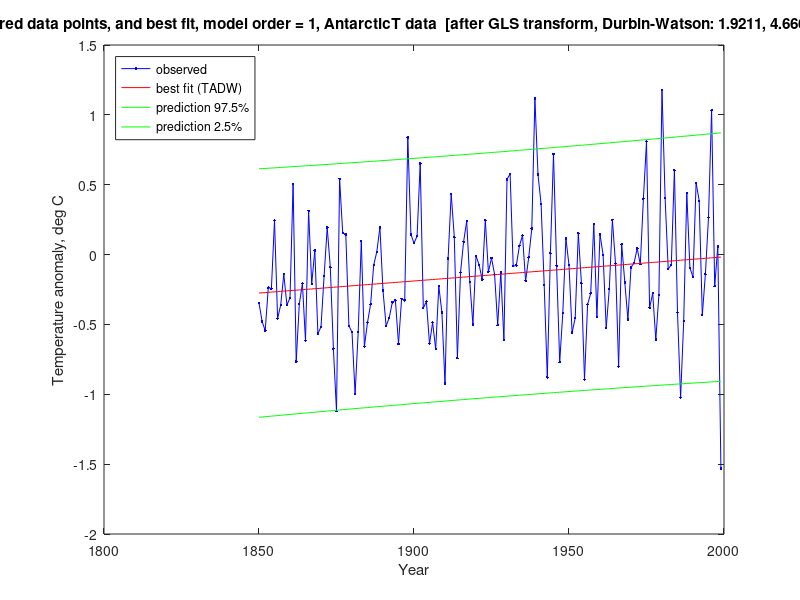

MATLAB code for this plot:
%%%%%%%%%%%%%%%%%%%%%%%%%%%%%%%%%%%%%%%%%%%%%%%%%%%%%%%%%%%%%%%%%%%%%%%%%%%%%%%%%%%%%%%%%%
% This program reads annual data, then does OLS and first-order AR model GLS for         %
% linear (modelOrder=1: y = b0 + b1.t), quadratic (modelOrder=2: y = b0 + b1.t + b2.t^2) %
% and higher order polynomial trends, with 95% prediction intervals.                     %
% This code is for Matlab or Octave (no special libraries required).                     %
%%%%%%%%%%%%%%%%%%%%%%%%%%%%%%%%%%%%%%%%%%%%%%%%%%%%%%%%%%%%%%%%%%%%%%%%%%%%%%%%%%%%%%%%%%

usingOctave=false;

randomY=false;    % substitute random correlated y values?

modelOrder=1;     % regression model order (max 9 with this code, but 6 is max for inv(X'X) with Cape Grim data)

plotACF=false;    % plot autocorrelation function of OLS residuals?

plotBestFit=5;    % plot best fit with CI of mean response and PI: 0=no, 1=OLS, 2=ACF, 3=DW, 4=ML, 5=TADW, 6=DW-TADW extrapolated

predictYears=0;   % extend plotting (e.g. 14 years to 2030)

disp('=========================================================================');
% Read data as csv numeric file of two columns: year (AD) and delta-T (deg)
% This file is annual mean delta-T data from Antarctica, Schneider et al (excerpt for 1850-1999)
deltaTdata=csvread('AntarcticaAnnualDT.csv');
[n,~]=size(deltaTdata);
dataMeans=mean(deltaTdata);


if randomY
    rhoActual=0.5; % for optional substituted correlated random data
    disp(['Data: Random N = ',num2str(n),', with rho = ',num2str(rhoActual)]);
    labelY='RandomData';
    dataName='RandomData';
else
    disp('Ice core annual Antarctic temperature anomaly, Schneider et. al.');
    disp('Geophys. Res. Lett., 33, L16707, doi:10.1029/2006GL027057.');
    labelY='Temperature anomaly, deg C';
    dataName='AntarcticT';
end

%%%%%%%%%%%%%%%%%%%%%
% Assemble the data %
%%%%%%%%%%%%%%%%%%%%%
t=0;
x=0;
y=0;
meanT=dataMeans(1);
for i=1:n
    t(i)=deltaTdata(i,1);
    x(i,1)=1;
    if modelOrder>0
        x(i,2)=t(i)-meanT;
    end
    if randomY % i.e. substitute measurements with random correlated data
        if i==1
            % start with same variance as long term for stationarity
            y(i,1)=norminv(rand(),0,1)/sqrt(1-rhoActual*rhoActual);
        else
            y(i,1)=norminv(rand(),0,1)+rhoActual*y(i-1,1);
        end
    else
        y(i,1)=deltaTdata(i,2);
    end
    if modelOrder>1
        for j=2:modelOrder
            x(i,j+1)=x(i,2)^j;
        end
    end
end
[n,k1]=size(x); % k1 = k + 1 = no. of variables + intercept
k=k1-1;

% expanded t() and x() for prediction
tp=t;
xp=x;
if predictYears>0
    for i=n+1:n+predictYears
        tp(i)=tp(i-1)+1;
        xp(i,1)=1;
        if modelOrder>0
            xp(i,2)=tp(i)-meanT;
            for j=2:modelOrder
                xp(i,j+1)=xp(i,2)^j;
            end
        end
    end
end
 
% A for SSRFD = z'A.z (see Durbin-Watson II 1951)
A=2*eye(n);
A(1,1)=1;
A(n,n)=1;
for i=2:n
    A(i-1,i)=-1;
    A(i,i-1)=-1;
end

% calculate dx = Xi - Xmean, for plotting prediction interval
meanX=mean(x);
meanX(1,1)=0; % except dx(intercept) = 1
dx=meanX*0;
for i=1:n
    dx(i,:)=x(i,:)-meanX;
end
dxp=dx;
if predictYears>0
    for i=n+1:n+predictYears
        dxp(i,:)=xp(i,:)-meanX;
    end
end

disp('-------------------------------------------------------------------------');

%%%%%%%%%%%%%%%%%%%%%%%%%%%%%%%%%%%%%
% OLS calculation by matrix algebra %
%%%%%%%%%%%%%%%%%%%%%%%%%%%%%%%%%%%%%
varName(1,:)='(Intercept)';
if modelOrder>0
    varName(2,:)='year - mean';
end
if modelOrder>1
    for j=2:modelOrder
        varName(j+1,:)=['(yr-mean)^',num2str(j)];
    end
end
disp('OLS calculation by matrix algebra:');
invXdX=inv(transpose(x)*x);
betaOLS=invXdX*transpose(x)*y;
residuals=y-x*betaOLS;

SSR=transpose(residuals)*residuals;
residStdErrOLS=sqrt(transpose(residuals)*residuals/(n-k1));
stdErrorOLS=0;
tValue=0;
for m=1:k1
    stdErrorOLS(m,1)=residStdErrOLS*sqrt(invXdX(m,m));
    tValue(m,1)=betaOLS(m,1)/stdErrorOLS(m,1);
end
disp('                 Estimate     Std. Error    t value    Pr(>|t|)');
for m=1:k1
    fprintf('%s  %12.6f  %12.6f  %9.3f  %12.6f\n',varName(m,:),betaOLS(m,1),stdErrorOLS(m,1),tValue(m,1),2*(1-tcdf(abs(tValue(m,1)),n-k-1)));
end
rmsError=sqrt((transpose(residuals)*residuals)/n);
disp(['Residual standard error: ',num2str(residStdErrOLS),' on ',num2str(n-k-1),' Deg.Fr.  RMS error: ',num2str(rmsError)]);




%%%%%%%%%%%%%%%%%%%%%%%%%%%%%%%%%%%%%%%%%%%%%%%%%%%%%%
% Calculate and plot sample autocorrelation function %
%%%%%%%%%%%%%%%%%%%%%%%%%%%%%%%%%%%%%%%%%%%%%%%%%%%%%%
% sample autocorrelation function (provided in MatLab but not Octave)
Ymean=mean(residuals);
R=0;
Rall=0;
Lag=0;
zeroLine=0;
CIu=0;
CIl=0;
denom=0;
for i=1:n
    denom=denom+(residuals(i)-Ymean)^2;
end
RkSS=0;
for ka=0:n-1 %20
    numer=0;
    for na=1:n-ka
        numer=numer+(residuals(na)-Ymean)*(residuals(na+ka)-Ymean);
    end
    Rall(ka+1,1)=numer/denom;
    if ka<21
        R(ka+1,1)=numer/denom;
        Lag(ka+1)=ka;
        zeroLine(ka+1)=0;
        CIu(ka+1)=1.96/sqrt(n);
        CIl(ka+1)=-1.96/sqrt(n);
    end
    if ka>0
        RkSS=RkSS+Rall(ka+1,1)^2;
    end
end
if plotACF
    plot(Lag,R,'.-b',Lag,zeroLine,'-g',Lag,CIu,'-r',Lag,CIl,'-r');
    axis([0 20 -0.4 1]);
    xlabel('Lag');
    ylabel('Sample Autocorrelation');
    grid('on');
    title(['Cape Grim CO_2 annual data, ACF of order ',num2str(modelOrder),' model residuals']);
end

SSR=transpose(residuals)*residuals;
SSRFD=0;
for i=2:n
    SSRFD=SSRFD+(residuals(i)-residuals(i-1))^2;
end
d=SSRFD/SSR;

% work out confidence limits of d
p=trace(A)-trace(transpose(x)*A*x*invXdX);
Ed=p/(n-k-1); % mean of d (exact)
q=trace(A*A)-2*trace(transpose(x)*A*A*x*invXdX)+trace((transpose(x)*A*x*invXdX)^2);
Vd=2*(q-p*Ed)/((n-k-1)*(n-k+1)); % variance of d (exact)
% approximate distribution of d by a beta disbn with same mean & variance (Durbin-Watson II 1951, III 1971)
ab=Ed*(4-Ed)/Vd-1;
a=ab*Ed/4;
b=ab-a;
d025=4*betainv(0.025,a,b);
d975=4*betainv(0.975,a,b);

if d<d025 || d>d975
    disp(['OLS residual Durbin-Watson: ',num2str(d),' [correl. error or bad model: Pr(>|d-',num2str(Ed,3),'|): ',num2str(1-2*abs(betacdf(d/4,a,b)-0.5)),']']);
else
    disp(['OLS residual Durbin-Watson: ',num2str(d),' [good: Pr(>|d-',num2str(Ed,3),'|): ',num2str(1-2*abs(betacdf(d/4,a,b)-0.5)),']']);

    bestFitUnEq=xp*betaOLS;
    tValue1=tinv(0.975,n-k-1);
    tValue2=tinv(1-0.025*(1-2*abs(betacdf(d/4,a,b)-0.5)),n-k-1);
    % predInt is prediction interval based on regression coeff std errors
    predInt=0;
    for i=1:n+predictYears
        predInt(i,1)=residStdErrOLS^2;
        for m=1:k1
            predInt(i,1)=predInt(i,1)+(stdErrorOLS(m,1)*dxp(i,m))^2;
        end
        predInt(i,1)=tValue1*sqrt(predInt(i,1));
    end
    if predictYears>0
        disp(['prediction for ',num2str(tp(n+predictYears)),': ',num2str(bestFitUnEq(n+predictYears,1)),' ppm; 95% prediction interval: ',num2str(bestFitUnEq(n+predictYears,1)-predInt(n+predictYears,1)),', ',num2str(bestFitUnEq(n+predictYears,1)+predInt(n+predictYears,1))]);
    end

    if plotBestFit==1
        outsideIP=0;
        for i=1:n
            if y(i,1)>bestFitUnEq(i,1)+predInt(i,1) || y(i,1)<bestFitUnEq(i,1)-predInt(i,1)
                outsideIP=outsideIP+1;
            end
        end
        plot(t,y,'b.-',tp,bestFitUnEq,'r-',tp,bestFitUnEq+predInt,'g-',tp,bestFitUnEq-predInt,'g-');
        legend('observed','best fit (OLS)','prediction 97.5%','prediction 2.5%','Location','northwest');
        %title([num2str(n),' measured data points, and best fit, model order = ',num2str(modelOrder),', Cape Grim CO_2 annual data  [OLS residuals, Durbin-Watson: ',num2str(d),', good: Pr(>|d-',num2str(Ed,3),'|): ',num2str(1-2*abs(betacdf(d/4,a,b)-0.5)),']']);
        title([num2str(n),' measured data points, and best fit, model order = ',num2str(modelOrder),', ',dataName,' data  [OLS residuals, Durbin-Watson: ',num2str(d),', [',num2str(100*outsideIP/n),'% ouside IP]']);
        xlabel('Year');
        ylabel(labelY);
        % output to csv
        CSVoutput=0;
        for i=1:n+predictYears
            CSVoutput(i,1)=tp(i);                         % year AD
            if i>n
                CSVoutput(i,2)=NaN;
            else
                CSVoutput(i,2)=y(i,1);                    % observed data
            end
            CSVoutput(i,3)=bestFitUnEq(i,1);               % predicted value
            CSVoutput(i,4)=bestFitUnEq(i,1)+predInt(i,1); % upper prediction interval
            CSVoutput(i,5)=bestFitUnEq(i,1)-predInt(i,1); % lower prediction interval
        end
        csvwrite([dataName,'order',num2str(modelOrder),'polynomialTrendOLS.csv'],CSVoutput);
    end

end

rho=R(2,1); % for GLS

disp('-------------------------------------------------------------------------');

if usingOctave
    fflush(stdout);
end

%%%%%%%%%%%%%%%%%%%%%%%%%%%%%%%%%%%%%%%%%%%%
% Sb scaling (similar Bartlett 1935 method %
%%%%%%%%%%%%%%%%%%%%%%%%%%%%%%%%%%%%%%%%%%%%
scaling=sqrt((1+rho)/(1-rho));
disp(['Regression coeff std errors scaled by sqrt[(1+r1)/(1-r1)] = ',num2str(scaling)]);
stdErrorScaled=0;
tValue=0;
for m=1:k1
    stdErrorScaled(m,1)=scaling*residStdErrOLS*sqrt(invXdX(m,m));
    tValue(m,1)=betaOLS(m,1)/stdErrorScaled(m,1);
end
disp('                 Estimate     Std. Error    t value    Pr(>|t|)');
for m=1:k1
    fprintf('%s  %12.6f  %12.6f  %9.3f  %12.6f\n',varName(m,:),betaOLS(m,1),stdErrorScaled(m,1),tValue(m,1),2*(1-tcdf(abs(tValue(m,1)),n-k-1)));
end
disp(['Residual standard error: ',num2str(residStdErrOLS),' on ',num2str(n-k-1),' Deg.Fr.  RMS error: ',num2str(rmsError)]);
disp('No transformed model Durbin-Watson test available as this method uses OLS');

disp('-------------------------------------------------------------------------');


%%%%%%%%%%%%%%%%%%%%%%%%%%%%%%%%%%%%%
% GLS calculation by matrix algebra %
%%%%%%%%%%%%%%%%%%%%%%%%%%%%%%%%%%%%%
disp(['GLS using ACF lag 1 for AR1 rho = ',num2str(rho),' (lag 2, 3: ',num2str(R(3,1)),', ',num2str(R(4,1)),')']);

% Conventional GLS for AR1 process, but calculate Sinv directly:
% initialise Sinv with diagonal elements = (1+rho^2)/(1-rho^2)
Sinv=eye(n)*(1+rho*rho)/(1-rho*rho);
% change the two corner elements to 1/(1-rho^2)
Sinv(1,1)=1/(1-rho*rho);
Sinv(n,n)=1/(1-rho*rho);
% now fill in the super and sub diagonal elements as -rho/(1-rho^2)
for i=1:n-1
    Sinv(i,i+1)=-rho/(1-rho*rho);
    Sinv(i+1,i)=-rho/(1-rho*rho);
end
% Note that with the above formulation of Sinv, all diagonal elements of inv(Sinv) = 1.

invXdSiX=inv(transpose(x)*Sinv*x);
betaGLSacf=invXdSiX*transpose(x)*Sinv*y;
residualsGLS=y-x*betaGLSacf;
residStdErrACF=sqrt(transpose(residualsGLS)*Sinv*residualsGLS/(n-k1));
stdErrorACF=0;
tValue=0;
for m=1:k1
    stdErrorACF(m,1)=residStdErrACF*sqrt(invXdSiX(m,m));
    tValue(m,1)=betaGLSacf(m,1)/stdErrorACF(m,1);
end
disp('                 Estimate     Std. Error    t value    Pr(>|t|)');
for m=1:k1
    fprintf('%s  %12.6f  %12.6f  %9.3f  %12.6f\n',varName(m,:),betaGLSacf(m,1),stdErrorACF(m,1),tValue(m,1),2*(1-tcdf(abs(tValue(m,1)),n-k-1)));
end
rmsError=sqrt((transpose(residualsGLS)*residualsGLS)/n);
disp(['Residual standard error: ',num2str(residStdErrACF),' on ',num2str(n-k-1),' Deg.Fr.  RMS error: ',num2str(rmsError)]);

bestFitACF=x*betaGLSacf;

P=Sinv^0.5;
residualsEq=P*residualsGLS;
SSReq=transpose(residualsEq)*residualsEq;
SSRFDeq=0;
for i=2:n
    SSRFDeq=SSRFDeq+(residualsEq(i)-residualsEq(i-1))^2;
end
d=SSRFDeq/SSReq;

% work out confidence limits of d
p=trace(A)-trace(transpose(x)*transpose(P)*A*P*x*invXdSiX);
Ed=p/(n-k-1); % mean of d (exact)
q=trace(A*A)-2*trace(transpose(x)*transpose(P)*A*A*P*x*invXdSiX)+trace((transpose(x)*transpose(P)*A*P*x*invXdSiX)^2);
Vd=2*(q-p*Ed)/((n-k-1)*(n-k+1)); % variance of d (exact)
% approximate distribution of d by a beta disbn with same mean & variance (Durbin-Watson II 1951, III 1971)
ab=Ed*(4-Ed)/Vd-1;
a=ab*Ed/4;
b=ab-a;
d025=4*betainv(0.025,a,b);
d975=4*betainv(0.975,a,b);

if d<d025 || d>d975
    disp(['Transformed residual Durbin-Watson: ',num2str(d),' [bad model or eq: Pr(>|d-',num2str(Ed,3),'|): ',num2str(1-2*abs(betacdf(d/4,a,b)-0.5)),']']);
else
    disp(['Transformed residual Durbin-Watson: ',num2str(d),'   [good: Pr(>|d-',num2str(Ed,3),'|): ',num2str(1-2*abs(betacdf(d/4,a,b)-0.5)),']']);

    bestFitACF=xp*betaGLSacf;
    tValue1=tinv(0.975,n-k-1);
    tValue2=tinv(1-0.025*(1-2*abs(betacdf(d/4,a,b)-0.5)),n-k-1);
        % predInt is prediction interval based on regression coeff std errors
    predInt=0;
    for i=1:n+predictYears
        predInt(i,1)=residStdErrACF^2;
        for m=1:k1
            predInt(i,1)=predInt(i,1)+(stdErrorACF(m,1)*dxp(i,m))^2;
        end
        predInt(i,1)=tValue1*sqrt(predInt(i,1));
    end
    if predictYears>0
        disp(['prediction for ',num2str(tp(n+predictYears)),': ',num2str(bestFitACF(n+predictYears,1)),' ppm; 95% prediction interval: ',num2str(bestFitACF(n+predictYears,1)-predInt(n+predictYears,1)),', ',num2str(bestFitACF(n+predictYears,1)+predInt(n+predictYears,1))]);
    end

    if plotBestFit==2
        outsideIP=0;
        for i=1:n
            if y(i,1)>bestFitACF(i,1)+predInt(i,1) || y(i,1)<bestFitACF(i,1)-predInt(i,1)
                outsideIP=outsideIP+1;
            end
        end
        plot(t,y,'b.-',tp,bestFitACF,'r-',tp,bestFitACF+predInt,'g-',tp,bestFitACF-predInt,'g-');
        legend('observed','best fit (ACF)','prediction 97.5%','prediction 2.5%','Location','northwest');
        %title([num2str(n),' measured data points, and best fit, model order = ',num2str(modelOrder),', Cape Grim CO_2 annual data  [after GLS transform, Durbin-Watson: ',num2str(d),', good: Pr(>|d-',num2str(Ed,3),'|): ',num2str(1-2*abs(betacdf(d/4,a,b)-0.5)),']']);
        title([num2str(n),' measured data points, and best fit, model order = ',num2str(modelOrder),', ',dataName,' data  [after GLS transform, Durbin-Watson: ',num2str(d),', ',num2str(100*outsideIP/n),'% ouside IP]']);
        xlabel('Year');
        ylabel(labelY);
        % output to csv
        CSVoutput=0;
        for i=1:n+predictYears
            CSVoutput(i,1)=tp(i);                         % year AD
            if i>n
                CSVoutput(i,2)=NaN;
            else
                CSVoutput(i,2)=y(i,1);                    % observed data
            end
            CSVoutput(i,3)=bestFitACF(i,1);               % predicted value
            CSVoutput(i,4)=bestFitACF(i,1)+predInt(i,1); % upper prediction interval
            CSVoutput(i,5)=bestFitACF(i,1)-predInt(i,1); % lower prediction interval
        end
        csvwrite([dataName,'order',num2str(modelOrder),'polynomialTrendACF.csv'],CSVoutput);
    end
        
end


disp('-------------------------------------------------------------------------');

if usingOctave
    fflush(stdout);
end


%%%%%%%%%%%%%%%%%%%%%%%%%%%%%%%%%%%%%%%%%%%%%%%%%%%%%%%%%%%%%%%%%%%%%%%%%
% Calculate Durbin-Watson Statistic, rho estimate and improved estimate %
%%%%%%%%%%%%%%%%%%%%%%%%%%%%%%%%%%%%%%%%%%%%%%%%%%%%%%%%%%%%%%%%%%%%%%%%%
SSRFD=0;
for i=2:n
    SSRFD=SSRFD+(residuals(i)-residuals(i-1))^2;
end
dw=SSRFD/SSR;

% rho from Durbin-Watson
rhoDW=1-0.5*dw;

% Thiel-Nagar (1961) estimate of rho
%rhoTN=((n^2)*(1-0.5*dw)+k1^2)/(n^2-k1^2);

% simple unbiased
%rhoUB=1-0.5*dw*(1+1/n);

%%%%%%%%%%%%%%%%%%%%%%%%%%%%%%%%%%%%%
% GLS calculation by matrix algebra %
%%%%%%%%%%%%%%%%%%%%%%%%%%%%%%%%%%%%%
rho=rhoDW;
disp(['GLS using Durbin-Watson for AR1 rho = 1-d/2 = ',num2str(rho)]);
%disp(['GLS using Durbin-Watson for AR1 rho = ',num2str(rho),' (c.f. Thiel-Nagar: ',num2str(rhoTN),')']);
Sinv=eye(n)*(1+rho*rho)/(1-rho*rho);
Sinv(1,1)=1/(1-rho*rho);
Sinv(n,n)=1/(1-rho*rho);
for i=1:n-1
    Sinv(i,i+1)=-rho/(1-rho*rho);
    Sinv(i+1,i)=-rho/(1-rho*rho);
end
invXdSiX=inv(transpose(x)*Sinv*x);
betaGLSdw=invXdSiX*transpose(x)*Sinv*y;
residualsGLS=y-x*betaGLSdw;
residStdErrDW=sqrt(transpose(residualsGLS)*Sinv*residualsGLS/(n-k1));
stdErrorDW=0;
tValue=0;
for m=1:k1
    stdErrorDW(m,1)=residStdErrDW*sqrt(invXdSiX(m,m));
    tValue(m,1)=betaGLSdw(m,1)/stdErrorDW(m,1);
end
disp('                 Estimate     Std. Error    t value    Pr(>|t|)');
for m=1:k1
    fprintf('%s  %12.6f  %12.6f  %9.3f  %12.6f\n',varName(m,:),betaGLSdw(m,1),stdErrorDW(m,1),tValue(m,1),2*(1-tcdf(abs(tValue(m,1)),n-k-1)));
end
rmsError=sqrt((transpose(residualsGLS)*residualsGLS)/n);
disp(['Residual standard error: ',num2str(residStdErrDW),' on ',num2str(n-k-1),' Deg.Fr.  RMS error: ',num2str(rmsError)]);

P=Sinv^0.5;
residualsEq=P*residualsGLS;
SSReq=transpose(residualsEq)*residualsEq;
SSRFDeq=0;
for i=2:n
    SSRFDeq=SSRFDeq+(residualsEq(i)-residualsEq(i-1))^2;
end
d=SSRFDeq/SSReq;

% work out confidence limits of d
p=trace(A)-trace(transpose(x)*transpose(P)*A*P*x*invXdSiX);
Ed=p/(n-k-1); % mean of d (exact)
q=trace(A*A)-2*trace(transpose(x)*transpose(P)*A*A*P*x*invXdSiX)+trace((transpose(x)*transpose(P)*A*P*x*invXdSiX)^2);
Vd=2*(q-p*Ed)/((n-k-1)*(n-k+1)); % variance of d (exact)
% approximate distribution of d by a beta disbn with same mean & variance (Durbin-Watson II 1951, III 1971)
ab=Ed*(4-Ed)/Vd-1;
a=ab*Ed/4;
b=ab-a;
d025=4*betainv(0.025,a,b);
d975=4*betainv(0.975,a,b);

if d<d025 || d>d975
    disp(['Transformed residual Durbin-Watson: ',num2str(d),' [bad model or eq: Pr(>|d-',num2str(Ed,3),'|): ',num2str(1-2*abs(betacdf(d/4,a,b)-0.5)),']']);
else
    disp(['Transformed residual Durbin-Watson: ',num2str(d),'   [good: Pr(>|d-',num2str(Ed,3),'|): ',num2str(1-2*abs(betacdf(d/4,a,b)-0.5)),']']);

    bestFitDW=xp*betaGLSdw;
    tValue1=tinv(0.975,n-k-1);
    tValue2=tinv(1-0.025*(1-2*abs(betacdf(d/4,a,b)-0.5)),n-k-1);
        % predInt is prediction interval based on regression coeff std errors
    predInt=0;
    for i=1:n+predictYears
        predInt(i,1)=residStdErrDW^2;
        for m=1:k1
            predInt(i,1)=predInt(i,1)+(stdErrorDW(m,1)*dxp(i,m))^2;
        end
        predInt(i,1)=tValue1*sqrt(predInt(i,1));
    end
    if predictYears>0
        disp(['prediction for ',num2str(tp(n+predictYears)),': ',num2str(bestFitDW(n+predictYears,1)),' ppm; 95% prediction interval: ',num2str(bestFitDW(n+predictYears,1)-predInt(n+predictYears,1)),', ',num2str(bestFitDW(n+predictYears,1)+predInt(n+predictYears,1))]);
    end

    if plotBestFit==3
        outsideIP=0;
        for i=1:n
            if y(i,1)>bestFitDW(i,1)+predInt(i,1) || y(i,1)<bestFitDW(i,1)-predInt(i,1)
                outsideIP=outsideIP+1;
            end
        end
        plot(t,y,'b.-',tp,bestFitDW,'r-',tp,bestFitDW+predInt,'g-',tp,bestFitDW-predInt,'g-');
        legend('observed','best fit (DW)','prediction 97.5%','prediction 2.5%','Location','northwest');
        %title([num2str(n),' measured data points, and best fit, model order = ',num2str(modelOrder),', Cape Grim CO_2 annual data  [after GLS transform, Durbin-Watson: ',num2str(d),', good: Pr(>|d-',num2str(Ed,3),'|): ',num2str(1-2*abs(betacdf(d/4,a,b)-0.5)),']']);
        title([num2str(n),' measured data points, and best fit, model order = ',num2str(modelOrder),', ',dataName,' data  [after GLS transform, Durbin-Watson: ',num2str(d),', ',num2str(100*outsideIP/n),'% ouside IP]']);
        xlabel('Year');
        ylabel(labelY);
        % output to csv
        CSVoutput=0;
        for i=1:n+predictYears
            CSVoutput(i,1)=tp(i);                         % year AD
            if i>n
                CSVoutput(i,2)=NaN;
            else
                CSVoutput(i,2)=y(i,1);                    % observed data
            end
            CSVoutput(i,3)=bestFitDW(i,1);               % predicted value
            CSVoutput(i,4)=bestFitDW(i,1)+predInt(i,1); % upper prediction interval
            CSVoutput(i,5)=bestFitDW(i,1)-predInt(i,1); % lower prediction interval
        end
        csvwrite([dataName,'order',num2str(modelOrder),'polynomialTrendDW.csv'],CSVoutput);
    end
        
end

disp('-------------------------------------------------------------------------');

if usingOctave
    fflush(stdout);
end


        %%%%%%%%%%%%%%%%%%%%%%%%%%%%%%%%%%%%%%%%%%%%%%%%%%%%%%%%%%
        % max likelihood estimate (Shumway 4th ed eq 3.116 p118) %
        %%%%%%%%%%%%%%%%%%%%%%%%%%%%%%%%%%%%%%%%%%%%%%%%%%%%%%%%%%
        x1=0;
        for na=1:n-1
            x1=x1+residuals(na);
        end
        x1=x1/(n-1);
        x2=0;
        for na=2:n
            x2=x2+residuals(na);
        end
        x2=x2/(n-1);
        
        denom=0;
        for i=2:n
            denom=denom+(residuals(i-1)-x1)^2;
        end
        numer=0;
        for i=2:n
            numer=numer+(residuals(i)-x2)*(residuals(i-1)-x1);
        end
        rhoi=numer/denom;
    
        notConverged=true;
    
        while notConverged
        
            Sinv=eye(n)*(1+rhoi*rhoi)/(1-rhoi*rhoi);
            Sinv(1,1)=1/(1-rhoi*rhoi);
            Sinv(n,n)=1/(1-rhoi*rhoi);
            for i=1:n-1
                Sinv(i,i+1)=-rhoi/(1-rhoi*rhoi);
                Sinv(i+1,i)=-rhoi/(1-rhoi*rhoi);
            end
            betaGLSi=inv(transpose(x)*Sinv*x)*transpose(x)*Sinv*y;
            residualsGLSi=y-x*betaGLSi;
        
            % max likelihood estimate (Shumway 4th ed eq 3.116 p118)
            
            x1=0;
            for na=1:n-1
                x1=x1+residualsGLSi(na);
            end
            x1=x1/(n-1);
            x2=0;
            for na=2:n
                x2=x2+residualsGLSi(na);
            end
            x2=x2/(n-1);
            
            denom=0;
            for i=2:n
                denom=denom+(residualsGLSi(i)-x1)^2;
            end
            numer=0;
            for na=2:n
                numer=numer+(residualsGLSi(na)-x2)*(residualsGLSi(na-1)-x1);
            end
            rhon=numer/denom;
    
            if abs(rhoi-rhon)<0.000001
                notConverged=false;
            end
        
            rhoi=rhon;
        
        end
        
        rhoMLE=rhoi;


        
%%%%%%%%%%%%%%%%%%%%%%%%%%%%%%%%%%%%%
% GLS calculation by matrix algebra %
%%%%%%%%%%%%%%%%%%%%%%%%%%%%%%%%%%%%%
rho=rhoMLE;
disp(['GLS using maximum likelihood for AR1 rho = ',num2str(rho)]);
Sinv=eye(n)*(1+rho*rho)/(1-rho*rho);
Sinv(1,1)=1/(1-rho*rho);
Sinv(n,n)=1/(1-rho*rho);
for i=1:n-1
    Sinv(i,i+1)=-rho/(1-rho*rho);
    Sinv(i+1,i)=-rho/(1-rho*rho);
end
invXdSiX=inv(transpose(x)*Sinv*x);
betaGLSmle=invXdSiX*transpose(x)*Sinv*y;
residualsGLS=y-x*betaGLSmle;
residStdErrMLE=sqrt(transpose(residualsGLS)*Sinv*residualsGLS/(n-k1));
stdErrorMLE=0;
tValue=0;
for m=1:k1
    stdErrorMLE(m,1)=residStdErrMLE*sqrt(invXdSiX(m,m));
    tValue(m,1)=betaGLSmle(m,1)/stdErrorMLE(m,1);
end
disp('                 Estimate     Std. Error    t value    Pr(>|t|)');
for m=1:k1
    fprintf('%s  %12.6f  %12.6f  %9.3f  %12.6f\n',varName(m,:),betaGLSmle(m,1),stdErrorMLE(m,1),tValue(m,1),2*(1-tcdf(abs(tValue(m,1)),n-k-1)));
end
rmsError=sqrt((transpose(residualsGLS)*residualsGLS)/n);
disp(['Residual standard error: ',num2str(residStdErrMLE),' on ',num2str(n-k-1),' Deg.Fr.  RMS error: ',num2str(rmsError)]);


P=Sinv^0.5;
residualsEq=P*residualsGLS;
SSReq=transpose(residualsEq)*residualsEq;
SSRFDeq=0;
for i=2:n
    SSRFDeq=SSRFDeq+(residualsEq(i)-residualsEq(i-1))^2;
end
d=SSRFDeq/SSReq;

% work out confidence limits of d
p=trace(A)-trace(transpose(x)*transpose(P)*A*P*x*invXdSiX);
Ed=p/(n-k-1); % mean of d (exact)
q=trace(A*A)-2*trace(transpose(x)*transpose(P)*A*A*P*x*invXdSiX)+trace((transpose(x)*transpose(P)*A*P*x*invXdSiX)^2);
Vd=2*(q-p*Ed)/((n-k-1)*(n-k+1)); % variance of d (exact)
% approximate distribution of d by a beta disbn with same mean & variance (Durbin-Watson II 1951, III 1971)
ab=Ed*(4-Ed)/Vd-1;
a=ab*Ed/4;
b=ab-a;
d025=4*betainv(0.025,a,b);
d975=4*betainv(0.975,a,b);

if d<d025 || d>d975
    disp(['Transformed residual Durbin-Watson: ',num2str(d),' [bad model or eq: Pr(>|d-',num2str(Ed,3),'|): ',num2str(1-2*abs(betacdf(d/4,a,b)-0.5)),']']);
else
    disp(['Transformed residual Durbin-Watson: ',num2str(d),'   [good: Pr(>|d-',num2str(Ed,3),'|): ',num2str(1-2*abs(betacdf(d/4,a,b)-0.5)),']']);

    bestFitMLE=xp*betaGLSmle;
    tValue1=tinv(0.975,n-k-1);
    tValue2=tinv(1-0.025*(1-2*abs(betacdf(d/4,a,b)-0.5)),n-k-1);
    % predInt is prediction interval based on regression coeff std errors
    predInt=0;
    for i=1:n+predictYears
        predInt(i,1)=residStdErrMLE^2;
        for m=1:k1
            predInt(i,1)=predInt(i,1)+(stdErrorMLE(m,1)*dxp(i,m))^2;
        end
        predInt(i,1)=tValue1*sqrt(predInt(i,1));
    end
    if predictYears>0
        disp(['prediction for ',num2str(tp(n+predictYears)),': ',num2str(bestFitMLE(n+predictYears,1)),' ppm; 95% prediction interval: ',num2str(bestFitMLE(n+predictYears,1)-predInt(n+predictYears,1)),', ',num2str(bestFitMLE(n+predictYears,1)+predInt(n+predictYears,1))]);
    end

    if plotBestFit==4
        outsideIP=0;
        for i=1:n
            if y(i,1)>bestFitMLE(i,1)+predInt(i,1) || y(i,1)<bestFitMLE(i,1)-predInt(i,1)
                outsideIP=outsideIP+1;
            end
        end
        plot(t,y,'b.-',tp,bestFitMLE,'r-',tp,bestFitMLE+predInt,'g-',tp,bestFitMLE-predInt,'g-');
        legend('observed','best fit (MLE)','prediction 97.5%','prediction 2.5%','Location','northwest');
        %title([num2str(n),' measured data points, and best fit, model order = ',num2str(modelOrder),', Cape Grim CO_2 annual data  [after GLS transform, Durbin-Watson: ',num2str(d),', good: Pr(>|d-',num2str(Ed,3),'|): ',num2str(1-2*abs(betacdf(d/4,a,b)-0.5)),']']);
        title([num2str(n),' measured data points, and best fit, model order = ',num2str(modelOrder),', ',dataName,' data  [after GLS transform, Durbin-Watson: ',num2str(d),', ',num2str(100*outsideIP/n),'% ouside IP]']);
        xlabel('Year');
        ylabel(labelY);
        % output to csv
        CSVoutput=0;
        for i=1:n+predictYears
            CSVoutput(i,1)=tp(i);                         % year AD
            if i>n
                CSVoutput(i,2)=NaN;
            else
                CSVoutput(i,2)=y(i,1);                    % observed data
            end
            CSVoutput(i,3)=bestFitMLE(i,1);               % predicted value
            CSVoutput(i,4)=bestFitMLE(i,1)+predInt(i,1); % upper prediction interval
            CSVoutput(i,5)=bestFitMLE(i,1)-predInt(i,1); % lower prediction interval
        end
        csvwrite([dataName,'order',num2str(modelOrder),'polynomialTrendMLE.csv'],CSVoutput);
    end
    
end


disp('-------------------------------------------------------------------------');


if usingOctave
    fflush(stdout);
end



%%%%%%%%%%%%%%%%%%%%%%%%%%%%%%%
% Tanh adjusted Durbin-Watson %
%%%%%%%%%%%%%%%%%%%%%%%%%%%%%%%
d=(transpose(residuals)*A*residuals)/(transpose(residuals)*residuals);
% mean Ed and variance Vd of d
invXdX=inv(transpose(x)*x);
p=trace(A)-trace(transpose(x)*A*x*invXdX);
Ed=p/(n-k-1); % mean of d (exact)
q=trace(A*A)-2*trace(transpose(x)*A*A*x*invXdX)+trace((transpose(x)*A*x*invXdX)^2);
Vd=2*(q-p*Ed)/((n-k-1)*(n-k+1)); % variance of d (exact)
atanhRho=(2/(n-k1-3))*sqrt((n-k1+3)/Vd)*(atanh(1-d/2)-atanh(1-Ed/2));
rho=real(tanh(atanhRho));
        
%%%%%%%%%%%%%%%%%%%%%%%%%%%%%%%%%%%%%
% GLS calculation by matrix algebra %
%%%%%%%%%%%%%%%%%%%%%%%%%%%%%%%%%%%%%
disp(['tanh adjusted Durbin-Watson, rho = ',num2str(rho)]);
Sinv=eye(n)*(1+rho*rho)/(1-rho*rho);
Sinv(1,1)=1/(1-rho*rho);
Sinv(n,n)=1/(1-rho*rho);
for i=1:n-1
    Sinv(i,i+1)=-rho/(1-rho*rho);
    Sinv(i+1,i)=-rho/(1-rho*rho);
end
invXdSiX=inv(transpose(x)*Sinv*x);
betaGLStadw=invXdSiX*transpose(x)*Sinv*y;
residualsGLS=y-x*betaGLStadw;
residStdErrTADW=sqrt(transpose(residualsGLS)*Sinv*residualsGLS/(n-k1));
stdErrorTADW=0;
tValue=0;
for m=1:k1
    stdErrorTADW(m,1)=residStdErrTADW*sqrt(invXdSiX(m,m));
    tValue(m,1)=betaGLStadw(m,1)/stdErrorTADW(m,1);
end
disp('                 Estimate     Std. Error    t value    Pr(>|t|)');
for m=1:k1
    fprintf('%s  %12.6f  %12.6f  %9.3f  %12.6f\n',varName(m,:),betaGLStadw(m,1),stdErrorTADW(m,1),tValue(m,1),2*(1-tcdf(abs(tValue(m,1)),n-k-1)));
end
rmsError=sqrt((transpose(residualsGLS)*residualsGLS)/n);
disp(['Residual standard error: ',num2str(residStdErrTADW),' on ',num2str(n-k-1),' Deg.Fr.  RMS error: ',num2str(rmsError)]);

P=Sinv^0.5;
residualsEq=P*residualsGLS;
SSReq=transpose(residualsEq)*residualsEq;
SSRFDeq=0;
for i=2:n
    SSRFDeq=SSRFDeq+(residualsEq(i)-residualsEq(i-1))^2;
end
d=SSRFDeq/SSReq;

% work out confidence limits of d
p=trace(A)-trace(transpose(x)*transpose(P)*A*P*x*invXdSiX);
Ed=p/(n-k-1); % mean of d (exact)
q=trace(A*A)-2*trace(transpose(x)*transpose(P)*A*A*P*x*invXdSiX)+trace((transpose(x)*transpose(P)*A*P*x*invXdSiX)^2);
Vd=2*(q-p*Ed)/((n-k-1)*(n-k+1)); % variance of d (exact)
% approximate distribution of d by a beta disbn with same mean & variance (Durbin-Watson II 1951, III 1971)
ab=Ed*(4-Ed)/Vd-1;
a=ab*Ed/4;
b=ab-a;
d025=4*betainv(0.025,a,b);
d975=4*betainv(0.975,a,b);

if d<d025 || d>d975
    disp(['Transformed residual Durbin-Watson: ',num2str(d),' [bad model or eq: Pr(>|d-',num2str(Ed,3),'|): ',num2str(1-2*abs(betacdf(d/4,a,b)-0.5)),']']);
else
    disp(['Transformed residual Durbin-Watson: ',num2str(d),'   [good: Pr(>|d-',num2str(Ed,3),'|): ',num2str(1-2*abs(betacdf(d/4,a,b)-0.5)),']']);

    bestFitTADW=xp*betaGLStadw;
    tValue1=tinv(0.975,n-k-1);
    tValue2=tinv(1-0.025*(1-2*abs(betacdf(d/4,a,b)-0.5)),n-k-1);
        % predInt is prediction interval based on regression coeff std errors
    predInt=0;
    for i=1:n+predictYears
        predInt(i,1)=residStdErrTADW^2;
        for m=1:k1
            predInt(i,1)=predInt(i,1)+(stdErrorTADW(m,1)*dxp(i,m))^2;
        end
        predInt(i,1)=tValue1*sqrt(predInt(i,1));
    end
    if predictYears>0
        disp(['prediction for ',num2str(tp(n+predictYears)),': ',num2str(bestFitTADW(n+predictYears,1)),' ppm; 95% prediction interval: ',num2str(bestFitTADW(n+predictYears,1)-predInt(n+predictYears,1)),', ',num2str(bestFitTADW(n+predictYears,1)+predInt(n+predictYears,1))]);
    end

    if plotBestFit==5
        outsideIP=0;
        for i=1:n
            if y(i,1)>bestFitTADW(i,1)+predInt(i,1) || y(i,1)<bestFitTADW(i,1)-predInt(i,1)
                outsideIP=outsideIP+1;
            end
        end
        plot(t,y,'b.-',tp,bestFitTADW,'r-',tp,bestFitTADW+predInt,'g-',tp,bestFitTADW-predInt,'g-');
        legend('observed','best fit (TADW)','prediction 97.5%','prediction 2.5%','Location','northwest');
        %title([num2str(n),' measured data points, and best fit, model order = ',num2str(modelOrder),', Cape Grim CO_2 annual data  [after GLS transform, Durbin-Watson: ',num2str(d),', good: Pr(>|d-',num2str(Ed,3),'|): ',num2str(1-2*abs(betacdf(d/4,a,b)-0.5)),']']);
        title([num2str(n),' measured data points, and best fit, model order = ',num2str(modelOrder),', ',dataName,' data  [after GLS transform, Durbin-Watson: ',num2str(d),', ',num2str(100*outsideIP/n),'% ouside IP]']);
        xlabel('Year');
        ylabel(labelY);
        % output to csv
        CSVoutput=0;
        for i=1:n+predictYears
            CSVoutput(i,1)=tp(i);                         % year AD
            if i>n
                CSVoutput(i,2)=NaN;
            else
                CSVoutput(i,2)=y(i,1);                    % observed data
            end
            CSVoutput(i,3)=bestFitTADW(i,1);               % predicted value
            CSVoutput(i,4)=bestFitTADW(i,1)+predInt(i,1); % upper prediction interval
            CSVoutput(i,5)=bestFitTADW(i,1)-predInt(i,1); % lower prediction interval
        end
        csvwrite([dataName,'order',num2str(modelOrder),'polynomialTrendTADW.csv'],CSVoutput);
    end
    
    
    
    %%%%%%%%%%%%%%%%%%%%%%%%%%%%%%%%%%%%%%%%%%%%%%%%
    % apply t and Sb extrapolation since d test ok %
    %%%%%%%%%%%%%%%%%%%%%%%%%%%%%%%%%%%%%%%%%%%%%%%%
    disp('----- Regression coeff std errors and t extrapolated: 2*TADW-DW -----');
    stdErrorExtrap=0;
    tValue=0;
    for m=1:k+1
        stdErrorExtrap(m,1)=2*stdErrorTADW(m,1)-stdErrorDW(m,1);
        tValue(m,1)=2*(betaGLStadw(m,1)/stdErrorTADW(m,1))-(betaGLSdw(m,1)/stdErrorDW(m,1));
    end
    disp('                 Estimate     Std. Error    t value    Pr(>|t|)');
    for m=1:k1
        fprintf('%s  %12.6f  %12.6f  %9.3f  %12.6f\n',varName(m,:),betaGLStadw(m,1),stdErrorExtrap(m,1),tValue(m,1),2*(1-tcdf(abs(tValue(m,1)),n-k-1)));
    end

    % predInt is prediction interval based on regression coeff std errors
    tValue1=tinv(0.975,n-k-1);
    predInt=0;
    for i=1:n+predictYears
        predInt(i,1)=residStdErrTADW^2;
        for m=1:k1
            predInt(i,1)=predInt(i,1)+(stdErrorExtrap(m,1)*dxp(i,m))^2;
        end
        predInt(i,1)=tValue1*sqrt(predInt(i,1));
    end
    if predictYears>0
        disp(['prediction for ',num2str(tp(n+predictYears)),': ',num2str(bestFitTADW(n+predictYears,1)),' ppm; 95% prediction interval: ',num2str(bestFitTADW(n+predictYears,1)-predInt(n+predictYears,1)),', ',num2str(bestFitTADW(n+predictYears,1)+predInt(n+predictYears,1))]);
    end

    if plotBestFit==6
        outsideIP=0;
        for i=1:n
            if y(i,1)>bestFitTADW(i,1)+predInt(i,1) || y(i,1)<bestFitTADW(i,1)-predInt(i,1)
                outsideIP=outsideIP+1;
            end
        end
        plot(t,y,'b.-',tp,bestFitTADW,'r-',tp,bestFitTADW+predInt,'g-',tp,bestFitTADW-predInt,'g-');
        legend('observed','best fit (TADW, sb corr)','prediction 97.5%','prediction 2.5%','Location','northwest');
        %title([num2str(n),' measured data points, and best fit, model order = ',num2str(modelOrder),', Cape Grim CO_2 annual data  [after GLS transform, Durbin-Watson: ',num2str(d),', good: Pr(>|d-',num2str(Ed,3),'|): ',num2str(1-2*abs(betacdf(d/4,a,b)-0.5)),']']);
        title([num2str(n),' measured data points, and best fit, model order = ',num2str(modelOrder),', ',dataName,' data  [after GLS transform, Durbin-Watson: ',num2str(d),', ',num2str(100*outsideIP/n),'% ouside IP]']);
        xlabel('Year');
        ylabel(labelY);
        % output to csv
        CSVoutput=0;
        for i=1:n+predictYears
            CSVoutput(i,1)=tp(i);                         % year AD
            if i>n
                CSVoutput(i,2)=NaN;
            else
                CSVoutput(i,2)=y(i,1);                    % observed data
            end
            CSVoutput(i,3)=bestFitTADW(i,1);               % predicted value
            CSVoutput(i,4)=bestFitTADW(i,1)+predInt(i,1); % upper prediction interval
            CSVoutput(i,5)=bestFitTADW(i,1)-predInt(i,1); % lower prediction interval
        end
        csvwrite([dataName,'order',num2str(modelOrder),'polynomialTrendDWTADWextrap.csv'],CSVoutput);
    end

end

disp('=========================================================================');


